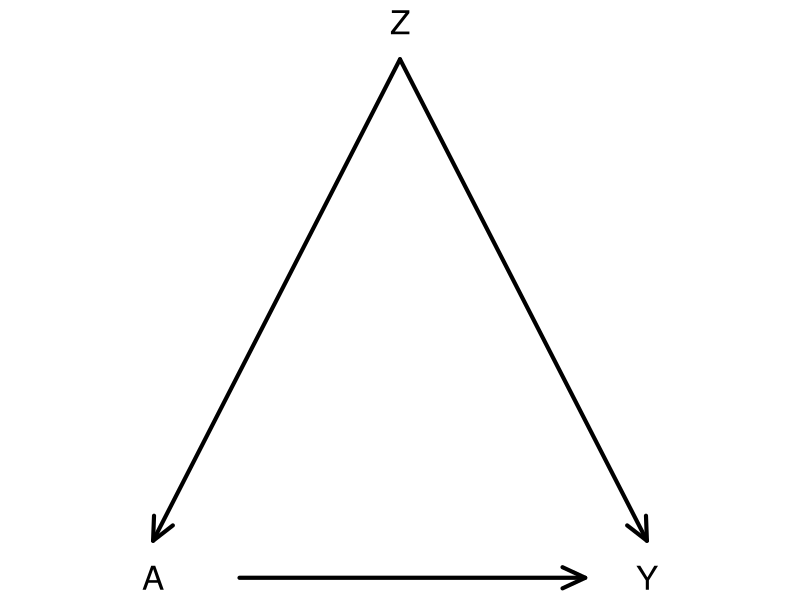
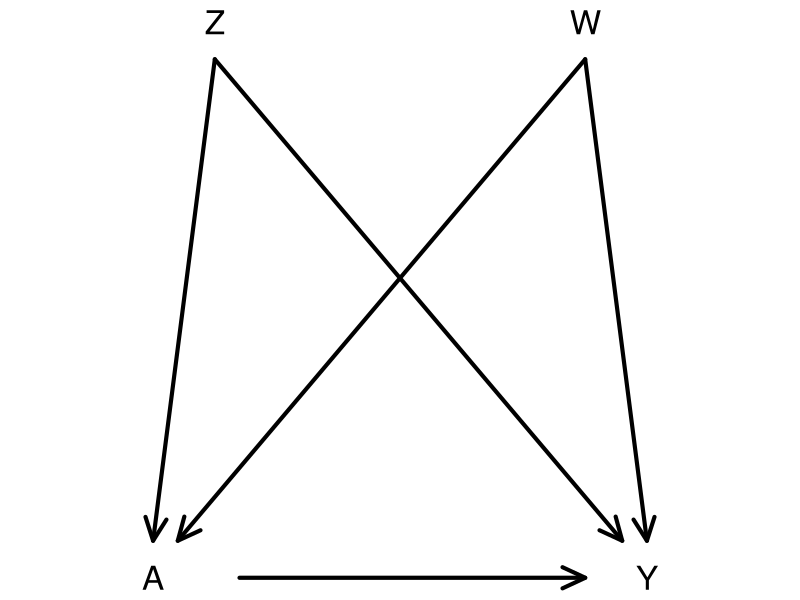

Recreate these plots in R, in order.
## ---- chunk 1
library(dplyr)
## ---- chunk 2
par(mar = rep(0,4))
plot(1, type = "n", xaxt = "n", yaxt = "n", bty = "n", xlab = "", ylab = "", xlim = c(0,6), ylim = c(1,4))
text(c("A", "Z", "Y"), x = c(1,3,5), y = c(1,4,1), cex = 2)
arrows(x0 = c(3,3), y0 = c(4,4)-0.2, x1 = c(1,5), y1 = c(1,1)+0.2, angle = 25, lwd = 4)
arrows(x0 = 1.7, y0 = 1, x1 = 4.5, y1 = 1, angle = 25, lwd = 4)
## ---- chunk 3
set.seed(22)
n <- 1e6
Z <- rbinom(n, size = 1, prob = 0.5)
p_A <- dplyr::case_when(
    Z==1 ~ 0.8,
    Z==0 ~ 0.3
)
A <- rbinom(n, size = 1, prob = p_A)
p_Y <- dplyr::case_when(
    Z==1 & A==1 ~ 0.3,
    Z==1 & A==0 ~ 0.6,
    Z==0 & A==1 ~ 0.9,
    Z==0 & A==0 ~ 0.2
)
Y <- rbinom(n, size = 1, prob = p_Y)
A_do_1 <- rep(1, n)
A_do_0 <- rep(0, n)

p_Y_Ado1 <- dplyr::case_when(
    Z==1 & A_do_1==1 ~ 0.3,
    Z==1 & A_do_1==0 ~ 0.6,
    Z==0 & A_do_1==1 ~ 0.9,
    Z==0 & A_do_1==0 ~ 0.2
)
Y_Ado1 <- rbinom(n, size = 1, prob = p_Y_Ado1)

p_Y_Ado0 <- dplyr::case_when(
    Z==1 & A_do_0==1 ~ 0.3,
    Z==1 & A_do_0==0 ~ 0.6,
    Z==0 & A_do_0==1 ~ 0.9,
    Z==0 & A_do_0==0 ~ 0.2
)
Y_Ado0 <- rbinom(n, size = 1, prob = p_Y_Ado0)


sim_data <- data.frame(Z, A, Y, Y_Ado1, Y_Ado0)

sum(sim_data$Y_Ado1==1)/n
sum(sim_data$Y_Ado0==1)/n

(sum(sim_data$Y_Ado1==1)/n)-(sum(sim_data$Y_Ado0==1)/n)
## ---- chunk 4
# Fit a logistic regression model to estimate propensity scores
ps_mod <- glm(A ~ Z, data = sim_data, family = "binomial")

# Get the actual propensity scores
# predict(..., type = "response") gives the predicted probabilities from logistic regression
# What computations are going on behind the scenes?
sim_data$PS <- dplyr::case_when(
    A==1 ~ predict(ps_mod, type = "response"),
    A==0 ~ 1-predict(ps_mod, type = "response")
)

# Form inverse probability weights
sim_data$weight <- 1/sim_data$PS

# Use the IP weights to estimate:
# (1) the average outcome if all people were treated
# (2) the average outcome if all people were untreated
# group_by() forms groups according to the given variable
# summarize() computes a summary measure for those groups
results <- sim_data %>%
    group_by(A) %>%
    summarize(Y_po_estim = sum(Y*weight)/sum(weight))

# Display estimates (1) and (2)
results

# Compute the estimated average causal effect (ACE)
# How does it compare to the truth from "do"ing?
diff(results$Y_po_estim)
## ---- chunk 5
par(mar = rep(0,4))
plot(1, type = "n", xaxt = "n", yaxt = "n", bty = "n", xlab = "", ylab = "", xlim = c(0,6), ylim = c(1,4))
text(c("A", "Z", "W", "Y"), x = c(1,1.5,4.5,5), y = c(1,4,4,1), cex = 2)
arrows(x0 = c(1.5,1.5), y0 = c(4,4)-0.2, x1 = c(1,4.8), y1 = c(1,1)+0.2, angle = 25, lwd = 4)
arrows(x0 = c(4.5,4.5), y0 = c(4,4)-0.2, x1 = c(1.2,5), y1 = c(1,1)+0.2, angle = 25, lwd = 4)
arrows(x0 = 1.7, y0 = 1, x1 = 4.5, y1 = 1, angle = 25, lwd = 4)
